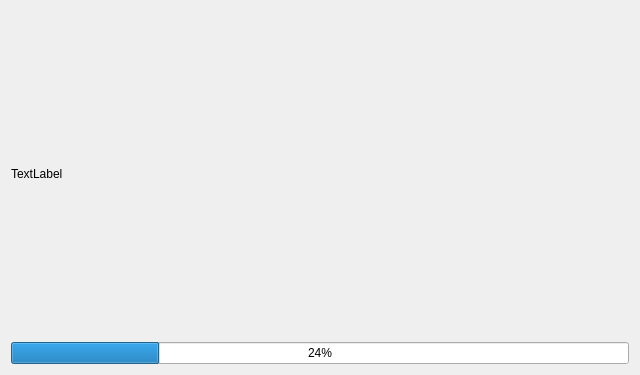
<?xml version="1.0" encoding="UTF-8"?>
<ui version="4.0">
 <class>Form</class>
 <widget class="QWidget" name="Form">
  <property name="geometry">
   <rect>
    <x>0</x>
    <y>0</y>
    <width>640</width>
    <height>375</height>
   </rect>
  </property>
  <property name="windowTitle">
   <string>Form</string>
  </property>
  <layout class="QHBoxLayout" name="horizontalLayout_2">
   <item>
    <layout class="QVBoxLayout" name="verticalLayout" stretch="0,0">
     <item>
      <widget class="QLabel" name="label">
       <property name="text">
        <string>TextLabel</string>
       </property>
      </widget>
     </item>
     <item>
      <widget class="QProgressBar" name="progressBar">
       <property name="value">
        <number>24</number>
       </property>
      </widget>
     </item>
    </layout>
   </item>
  </layout>
 </widget>
 <resources/>
 <connections/>
</ui>
